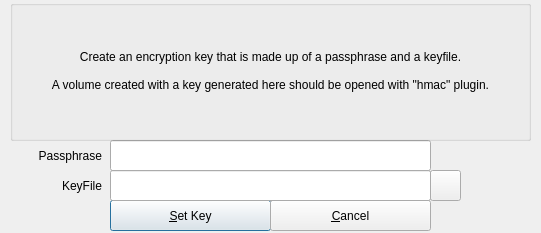
<?xml version="1.0" encoding="UTF-8"?>
<ui version="4.0">
 <class>plugin</class>
 <widget class="QDialog" name="plugin">
  <property name="windowModality">
   <enum>Qt::ApplicationModal</enum>
  </property>
  <property name="geometry">
   <rect>
    <x>0</x>
    <y>0</y>
    <width>541</width>
    <height>233</height>
   </rect>
  </property>
  <property name="windowTitle">
   <string>Key Generator Using A Passphrase And A KeyFile</string>
  </property>
  <widget class="QPushButton" name="pbSetKey">
   <property name="geometry">
    <rect>
     <x>110</x>
     <y>200</y>
     <width>161</width>
     <height>31</height>
    </rect>
   </property>
   <property name="text">
    <string>&amp;Set Key</string>
   </property>
  </widget>
  <widget class="QPushButton" name="pbCancel">
   <property name="geometry">
    <rect>
     <x>270</x>
     <y>200</y>
     <width>161</width>
     <height>31</height>
    </rect>
   </property>
   <property name="text">
    <string>&amp;Cancel</string>
   </property>
  </widget>
  <widget class="QLineEdit" name="lineEdit">
   <property name="geometry">
    <rect>
     <x>110</x>
     <y>140</y>
     <width>321</width>
     <height>31</height>
    </rect>
   </property>
   <property name="echoMode">
    <enum>QLineEdit::Password</enum>
   </property>
  </widget>
  <widget class="QPushButton" name="pbKeyFile">
   <property name="geometry">
    <rect>
     <x>430</x>
     <y>170</y>
     <width>31</width>
     <height>31</height>
    </rect>
   </property>
   <property name="text">
    <string/>
   </property>
  </widget>
  <widget class="QGroupBox" name="groupBox">
   <property name="geometry">
    <rect>
     <x>10</x>
     <y>0</y>
     <width>521</width>
     <height>141</height>
    </rect>
   </property>
   <property name="title">
    <string/>
   </property>
   <widget class="QLabel" name="label">
    <property name="geometry">
     <rect>
      <x>10</x>
      <y>20</y>
      <width>501</width>
      <height>101</height>
     </rect>
    </property>
    <property name="text">
     <string>Create an encryption key that is made up of a passphrase and a keyfile.

A volume created with a key generated here should be opened with &quot;hmac&quot; plugin.</string>
    </property>
    <property name="alignment">
     <set>Qt::AlignCenter</set>
    </property>
    <property name="wordWrap">
     <bool>true</bool>
    </property>
   </widget>
  </widget>
  <widget class="QLabel" name="label_2">
   <property name="geometry">
    <rect>
     <x>1</x>
     <y>140</y>
     <width>101</width>
     <height>31</height>
    </rect>
   </property>
   <property name="text">
    <string>Passphrase</string>
   </property>
   <property name="alignment">
    <set>Qt::AlignRight|Qt::AlignTrailing|Qt::AlignVCenter</set>
   </property>
   <property name="wordWrap">
    <bool>true</bool>
   </property>
  </widget>
  <widget class="QLineEdit" name="lineEdit_2">
   <property name="geometry">
    <rect>
     <x>110</x>
     <y>170</y>
     <width>321</width>
     <height>31</height>
    </rect>
   </property>
  </widget>
  <widget class="QLabel" name="label_3">
   <property name="geometry">
    <rect>
     <x>1</x>
     <y>170</y>
     <width>101</width>
     <height>31</height>
    </rect>
   </property>
   <property name="text">
    <string>KeyFile</string>
   </property>
   <property name="alignment">
    <set>Qt::AlignRight|Qt::AlignTrailing|Qt::AlignVCenter</set>
   </property>
   <property name="wordWrap">
    <bool>true</bool>
   </property>
  </widget>
 </widget>
 <resources/>
 <connections/>
</ui>
